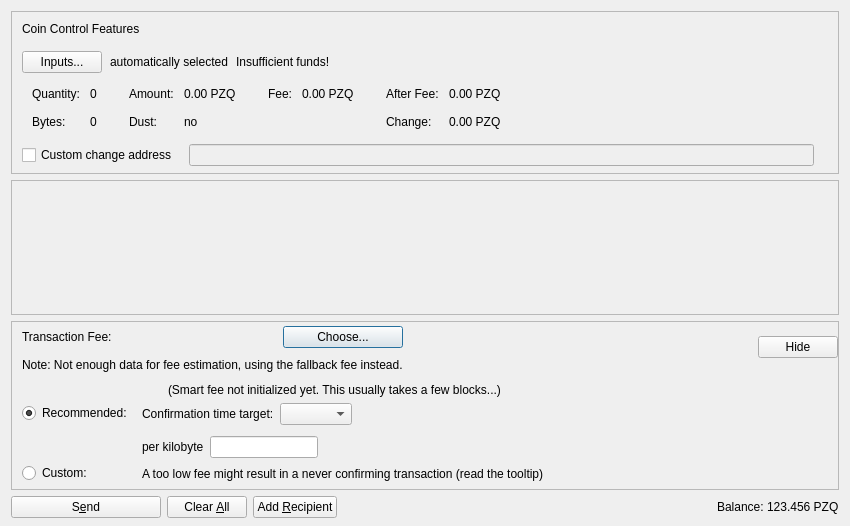
<?xml version="1.0" encoding="UTF-8"?>
<ui version="4.0">
 <class>SendCoinsDialog</class>
 <widget class="QDialog" name="SendCoinsDialog">
  <property name="geometry">
   <rect>
    <x>0</x>
    <y>0</y>
    <width>850</width>
    <height>526</height>
   </rect>
  </property>
  <property name="windowTitle">
   <string>Send Coins</string>
  </property>
  <layout class="QVBoxLayout" name="verticalLayout" stretch="0,1,0,0">
   <property name="bottomMargin">
    <number>8</number>
   </property>
   <item>
    <widget class="QFrame" name="frameCoinControl">
     <property name="sizePolicy">
      <sizepolicy hsizetype="Expanding" vsizetype="Expanding">
       <horstretch>0</horstretch>
       <verstretch>0</verstretch>
      </sizepolicy>
     </property>
     <property name="maximumSize">
      <size>
       <width>16777215</width>
       <height>16777215</height>
      </size>
     </property>
     <property name="frameShape">
      <enum>QFrame::StyledPanel</enum>
     </property>
     <property name="frameShadow">
      <enum>QFrame::Sunken</enum>
     </property>
     <layout class="QVBoxLayout" name="verticalLayoutCoinControl2">
      <property name="spacing">
       <number>0</number>
      </property>
      <property name="leftMargin">
       <number>0</number>
      </property>
      <property name="topMargin">
       <number>0</number>
      </property>
      <property name="rightMargin">
       <number>0</number>
      </property>
      <property name="bottomMargin">
       <number>6</number>
      </property>
      <item>
       <layout class="QVBoxLayout" name="verticalLayoutCoinControl" stretch="0,0,0,0,1">
        <property name="spacing">
         <number>0</number>
        </property>
        <property name="leftMargin">
         <number>10</number>
        </property>
        <property name="topMargin">
         <number>10</number>
        </property>
        <item>
         <layout class="QHBoxLayout" name="horizontalLayoutCoinControl1">
          <property name="bottomMargin">
           <number>15</number>
          </property>
          <item>
           <widget class="QLabel" name="labelCoinControlFeatures">
            <property name="sizePolicy">
             <sizepolicy hsizetype="Preferred" vsizetype="Maximum">
              <horstretch>0</horstretch>
              <verstretch>0</verstretch>
             </sizepolicy>
            </property>
            <property name="text">
             <string>Coin Control Features</string>
            </property>
           </widget>
          </item>
         </layout>
        </item>
        <item>
         <layout class="QHBoxLayout" name="horizontalLayoutCoinControl2" stretch="0,0,0,0">
          <property name="spacing">
           <number>8</number>
          </property>
          <property name="bottomMargin">
           <number>10</number>
          </property>
          <item>
           <widget class="QPushButton" name="pushButtonCoinControl">
            <property name="styleSheet">
             <string notr="true"/>
            </property>
            <property name="text">
             <string>Inputs...</string>
            </property>
            <property name="autoDefault">
             <bool>false</bool>
            </property>
           </widget>
          </item>
          <item>
           <widget class="QLabel" name="labelCoinControlAutomaticallySelected">
            <property name="text">
             <string>automatically selected</string>
            </property>
            <property name="margin">
             <number>5</number>
            </property>
           </widget>
          </item>
          <item>
           <widget class="QLabel" name="labelCoinControlInsuffFunds">
            <property name="text">
             <string>Insufficient funds!</string>
            </property>
            <property name="margin">
             <number>5</number>
            </property>
           </widget>
          </item>
          <item>
           <spacer name="horizontalSpacerCoinControl">
            <property name="orientation">
             <enum>Qt::Horizontal</enum>
            </property>
            <property name="sizeHint" stdset="0">
             <size>
              <width>40</width>
              <height>1</height>
             </size>
            </property>
           </spacer>
          </item>
         </layout>
        </item>
        <item>
         <widget class="QWidget" name="widgetCoinControl" native="true">
          <property name="sizePolicy">
           <sizepolicy hsizetype="Preferred" vsizetype="Preferred">
            <horstretch>0</horstretch>
            <verstretch>0</verstretch>
           </sizepolicy>
          </property>
          <property name="minimumSize">
           <size>
            <width>0</width>
            <height>0</height>
           </size>
          </property>
          <property name="styleSheet">
           <string notr="true"/>
          </property>
          <layout class="QHBoxLayout" name="horizontalLayoutCoinControl5">
           <property name="leftMargin">
            <number>0</number>
           </property>
           <property name="topMargin">
            <number>0</number>
           </property>
           <property name="rightMargin">
            <number>0</number>
           </property>
           <property name="bottomMargin">
            <number>0</number>
           </property>
           <item>
            <layout class="QHBoxLayout" name="horizontalLayoutCoinControl3" stretch="0,0,0,1">
             <property name="spacing">
              <number>20</number>
             </property>
             <property name="topMargin">
              <number>0</number>
             </property>
             <property name="bottomMargin">
              <number>10</number>
             </property>
             <item>
              <layout class="QFormLayout" name="formLayoutCoinControl1">
               <property name="horizontalSpacing">
                <number>10</number>
               </property>
               <property name="verticalSpacing">
                <number>14</number>
               </property>
               <property name="leftMargin">
                <number>10</number>
               </property>
               <property name="topMargin">
                <number>4</number>
               </property>
               <property name="rightMargin">
                <number>6</number>
               </property>
               <item row="0" column="0">
                <widget class="QLabel" name="labelCoinControlQuantityText">
                 <property name="text">
                  <string>Quantity:</string>
                 </property>
                 <property name="margin">
                  <number>0</number>
                 </property>
                </widget>
               </item>
               <item row="0" column="1">
                <widget class="QLabel" name="labelCoinControlQuantity">
                 <property name="cursor">
                  <cursorShape>IBeamCursor</cursorShape>
                 </property>
                 <property name="contextMenuPolicy">
                  <enum>Qt::ActionsContextMenu</enum>
                 </property>
                 <property name="text">
                  <string notr="true">0</string>
                 </property>
                 <property name="margin">
                  <number>0</number>
                 </property>
                 <property name="textInteractionFlags">
                  <set>Qt::LinksAccessibleByMouse|Qt::TextSelectableByKeyboard|Qt::TextSelectableByMouse</set>
                 </property>
                </widget>
               </item>
               <item row="1" column="0">
                <widget class="QLabel" name="labelCoinControlBytesText">
                 <property name="text">
                  <string>Bytes:</string>
                 </property>
                </widget>
               </item>
               <item row="1" column="1">
                <widget class="QLabel" name="labelCoinControlBytes">
                 <property name="cursor">
                  <cursorShape>IBeamCursor</cursorShape>
                 </property>
                 <property name="contextMenuPolicy">
                  <enum>Qt::ActionsContextMenu</enum>
                 </property>
                 <property name="text">
                  <string notr="true">0</string>
                 </property>
                 <property name="textInteractionFlags">
                  <set>Qt::LinksAccessibleByMouse|Qt::TextSelectableByKeyboard|Qt::TextSelectableByMouse</set>
                 </property>
                </widget>
               </item>
              </layout>
             </item>
             <item>
              <layout class="QFormLayout" name="formLayoutCoinControl2">
               <property name="horizontalSpacing">
                <number>10</number>
               </property>
               <property name="verticalSpacing">
                <number>14</number>
               </property>
               <property name="leftMargin">
                <number>6</number>
               </property>
               <property name="topMargin">
                <number>4</number>
               </property>
               <property name="rightMargin">
                <number>6</number>
               </property>
               <item row="0" column="0">
                <widget class="QLabel" name="labelCoinControlAmountText">
                 <property name="text">
                  <string>Amount:</string>
                 </property>
                 <property name="margin">
                  <number>0</number>
                 </property>
                </widget>
               </item>
               <item row="0" column="1">
                <widget class="QLabel" name="labelCoinControlAmount">
                 <property name="cursor">
                  <cursorShape>IBeamCursor</cursorShape>
                 </property>
                 <property name="contextMenuPolicy">
                  <enum>Qt::ActionsContextMenu</enum>
                 </property>
                 <property name="text">
                  <string notr="true">0.00 PZQ</string>
                 </property>
                 <property name="textInteractionFlags">
                  <set>Qt::LinksAccessibleByMouse|Qt::TextSelectableByKeyboard|Qt::TextSelectableByMouse</set>
                 </property>
                </widget>
               </item>
               <item row="1" column="0">
                <widget class="QLabel" name="labelCoinControlLowOutputText">
                 <property name="text">
                  <string>Dust:</string>
                 </property>
                </widget>
               </item>
               <item row="1" column="1">
                <widget class="QLabel" name="labelCoinControlLowOutput">
                 <property name="cursor">
                  <cursorShape>IBeamCursor</cursorShape>
                 </property>
                 <property name="contextMenuPolicy">
                  <enum>Qt::ActionsContextMenu</enum>
                 </property>
                 <property name="text">
                  <string notr="true">no</string>
                 </property>
                 <property name="textInteractionFlags">
                  <set>Qt::LinksAccessibleByMouse|Qt::TextSelectableByKeyboard|Qt::TextSelectableByMouse</set>
                 </property>
                </widget>
               </item>
              </layout>
             </item>
             <item>
              <layout class="QFormLayout" name="formLayoutCoinControl3">
               <property name="horizontalSpacing">
                <number>10</number>
               </property>
               <property name="verticalSpacing">
                <number>14</number>
               </property>
               <property name="leftMargin">
                <number>6</number>
               </property>
               <property name="topMargin">
                <number>4</number>
               </property>
               <property name="rightMargin">
                <number>6</number>
               </property>
               <item row="0" column="0">
                <widget class="QLabel" name="labelCoinControlFeeText">
                 <property name="text">
                  <string>Fee:</string>
                 </property>
                 <property name="margin">
                  <number>0</number>
                 </property>
                </widget>
               </item>
               <item row="0" column="1">
                <widget class="QLabel" name="labelCoinControlFee">
                 <property name="cursor">
                  <cursorShape>IBeamCursor</cursorShape>
                 </property>
                 <property name="contextMenuPolicy">
                  <enum>Qt::ActionsContextMenu</enum>
                 </property>
                 <property name="text">
                  <string notr="true">0.00 PZQ</string>
                 </property>
                 <property name="textInteractionFlags">
                  <set>Qt::LinksAccessibleByMouse|Qt::TextSelectableByKeyboard|Qt::TextSelectableByMouse</set>
                 </property>
                </widget>
               </item>
              </layout>
             </item>
             <item>
              <layout class="QFormLayout" name="formLayoutCoinControl4">
               <property name="horizontalSpacing">
                <number>10</number>
               </property>
               <property name="verticalSpacing">
                <number>14</number>
               </property>
               <property name="leftMargin">
                <number>6</number>
               </property>
               <property name="topMargin">
                <number>4</number>
               </property>
               <property name="rightMargin">
                <number>6</number>
               </property>
               <item row="0" column="0">
                <widget class="QLabel" name="labelCoinControlAfterFeeText">
                 <property name="text">
                  <string>After Fee:</string>
                 </property>
                 <property name="margin">
                  <number>0</number>
                 </property>
                </widget>
               </item>
               <item row="0" column="1">
                <widget class="QLabel" name="labelCoinControlAfterFee">
                 <property name="cursor">
                  <cursorShape>IBeamCursor</cursorShape>
                 </property>
                 <property name="contextMenuPolicy">
                  <enum>Qt::ActionsContextMenu</enum>
                 </property>
                 <property name="text">
                  <string notr="true">0.00 PZQ</string>
                 </property>
                 <property name="textInteractionFlags">
                  <set>Qt::LinksAccessibleByMouse|Qt::TextSelectableByKeyboard|Qt::TextSelectableByMouse</set>
                 </property>
                </widget>
               </item>
               <item row="1" column="0">
                <widget class="QLabel" name="labelCoinControlChangeText">
                 <property name="text">
                  <string>Change:</string>
                 </property>
                </widget>
               </item>
               <item row="1" column="1">
                <widget class="QLabel" name="labelCoinControlChange">
                 <property name="cursor">
                  <cursorShape>IBeamCursor</cursorShape>
                 </property>
                 <property name="contextMenuPolicy">
                  <enum>Qt::ActionsContextMenu</enum>
                 </property>
                 <property name="text">
                  <string notr="true">0.00 PZQ</string>
                 </property>
                 <property name="textInteractionFlags">
                  <set>Qt::LinksAccessibleByMouse|Qt::TextSelectableByKeyboard|Qt::TextSelectableByMouse</set>
                 </property>
                </widget>
               </item>
              </layout>
             </item>
            </layout>
           </item>
          </layout>
         </widget>
        </item>
        <item>
         <layout class="QHBoxLayout" name="horizontalLayoutCoinControl4" stretch="0,0,0">
          <property name="spacing">
           <number>12</number>
          </property>
          <property name="sizeConstraint">
           <enum>QLayout::SetDefaultConstraint</enum>
          </property>
          <property name="topMargin">
           <number>5</number>
          </property>
          <property name="rightMargin">
           <number>5</number>
          </property>
          <item>
           <widget class="QCheckBox" name="checkBoxCoinControlChange">
            <property name="toolTip">
             <string>If this is activated, but the change address is empty or invalid, change will be sent to a newly generated address.</string>
            </property>
            <property name="text">
             <string>Custom change address</string>
            </property>
           </widget>
          </item>
          <item>
           <widget class="QValidatedLineEdit" name="lineEditCoinControlChange">
            <property name="enabled">
             <bool>false</bool>
            </property>
            <property name="sizePolicy">
             <sizepolicy hsizetype="Expanding" vsizetype="Fixed">
              <horstretch>0</horstretch>
              <verstretch>0</verstretch>
             </sizepolicy>
            </property>
           </widget>
          </item>
          <item>
           <widget class="QLabel" name="labelCoinControlChangeLabel">
            <property name="sizePolicy">
             <sizepolicy hsizetype="Preferred" vsizetype="Expanding">
              <horstretch>0</horstretch>
              <verstretch>0</verstretch>
             </sizepolicy>
            </property>
            <property name="minimumSize">
             <size>
              <width>0</width>
              <height>0</height>
             </size>
            </property>
            <property name="text">
             <string/>
            </property>
            <property name="margin">
             <number>3</number>
            </property>
           </widget>
          </item>
         </layout>
        </item>
        <item>
         <spacer name="verticalSpacerCoinControl">
          <property name="orientation">
           <enum>Qt::Vertical</enum>
          </property>
          <property name="sizeHint" stdset="0">
           <size>
            <width>800</width>
            <height>1</height>
           </size>
          </property>
         </spacer>
        </item>
       </layout>
      </item>
     </layout>
    </widget>
   </item>
   <item>
    <widget class="QScrollArea" name="scrollArea">
     <property name="widgetResizable">
      <bool>true</bool>
     </property>
     <widget class="QWidget" name="scrollAreaWidgetContents">
      <property name="geometry">
       <rect>
        <x>0</x>
        <y>0</y>
        <width>830</width>
        <height>104</height>
       </rect>
      </property>
      <layout class="QVBoxLayout" name="verticalLayout_2" stretch="0,1">
       <property name="leftMargin">
        <number>0</number>
       </property>
       <property name="topMargin">
        <number>0</number>
       </property>
       <property name="rightMargin">
        <number>0</number>
       </property>
       <property name="bottomMargin">
        <number>0</number>
       </property>
       <item>
        <layout class="QVBoxLayout" name="entries">
         <property name="spacing">
          <number>6</number>
         </property>
        </layout>
       </item>
       <item>
        <spacer name="verticalSpacer">
         <property name="orientation">
          <enum>Qt::Vertical</enum>
         </property>
         <property name="sizeHint" stdset="0">
          <size>
           <width>20</width>
           <height>40</height>
          </size>
         </property>
        </spacer>
       </item>
      </layout>
     </widget>
    </widget>
   </item>
   <item>
    <widget class="QFrame" name="frameFee">
     <property name="sizePolicy">
      <sizepolicy hsizetype="Expanding" vsizetype="Expanding">
       <horstretch>0</horstretch>
       <verstretch>0</verstretch>
      </sizepolicy>
     </property>
     <property name="maximumSize">
      <size>
       <width>16777215</width>
       <height>16777215</height>
      </size>
     </property>
     <property name="frameShape">
      <enum>QFrame::StyledPanel</enum>
     </property>
     <property name="frameShadow">
      <enum>QFrame::Sunken</enum>
     </property>
     <layout class="QVBoxLayout" name="verticalLayoutFee1">
      <property name="spacing">
       <number>0</number>
      </property>
      <property name="leftMargin">
       <number>0</number>
      </property>
      <property name="topMargin">
       <number>0</number>
      </property>
      <property name="rightMargin">
       <number>0</number>
      </property>
      <property name="bottomMargin">
       <number>0</number>
      </property>
      <item>
       <layout class="QVBoxLayout" name="verticalLayoutFee2" stretch="0,0,0">
        <property name="spacing">
         <number>0</number>
        </property>
        <property name="leftMargin">
         <number>10</number>
        </property>
        <property name="topMargin">
         <number>0</number>
        </property>
        <item>
         <layout class="QHBoxLayout" name="horizontalLayoutFee1">
          <property name="bottomMargin">
           <number>0</number>
          </property>
          <item>
           <layout class="QVBoxLayout" name="verticalLayoutFee7">
            <property name="spacing">
             <number>0</number>
            </property>
            <item>
             <spacer name="verticalSpacerSmartFee">
              <property name="orientation">
               <enum>Qt::Vertical</enum>
              </property>
              <property name="sizeType">
               <enum>QSizePolicy::Fixed</enum>
              </property>
              <property name="sizeHint" stdset="0">
               <size>
                <width>1</width>
                <height>4</height>
               </size>
              </property>
             </spacer>
            </item>
            <item>
             <layout class="QHBoxLayout" name="horizontalLayoutSmartFee">
              <property name="spacing">
               <number>10</number>
              </property>
              <item>
               <widget class="QLabel" name="labelFeeHeadline">
                <property name="sizePolicy">
                 <sizepolicy hsizetype="Preferred" vsizetype="Maximum">
                  <horstretch>0</horstretch>
                  <verstretch>0</verstretch>
                 </sizepolicy>
                </property>
                <property name="text">
                 <string>Transaction Fee:</string>
                </property>
               </widget>
              </item>
              <item>
               <widget class="QLabel" name="labelFeeMinimized">
                <property name="text">
                 <string/>
                </property>
               </widget>
              </item>
              <item>
               <widget class="QPushButton" name="buttonChooseFee">
                <property name="text">
                 <string>Choose...</string>
                </property>
               </widget>
              </item>
             </layout>
            </item>
            <item>
             <spacer name="verticalSpacer_7">
              <property name="orientation">
               <enum>Qt::Vertical</enum>
              </property>
              <property name="sizeHint" stdset="0">
               <size>
                <width>1</width>
                <height>10</height>
               </size>
              </property>
             </spacer>
            </item>
            <item>
             <widget class="QLabel" name="fallbackFeeWarningLabel">
              <property name="toolTip">
               <string>Using the fallbackfee can result in sending a transaction that will take several hours or days (or never) to confirm. Consider choosing your fee manually or wait until you have validated the complete chain.</string>
              </property>
              <property name="text">
               <string>Note: Not enough data for fee estimation, using the fallback fee instead.</string>
              </property>
              <property name="wordWrap">
               <bool>false</bool>
              </property>
             </widget>
            </item>
            <item>
             <spacer name="verticalSpacer_5">
              <property name="orientation">
               <enum>Qt::Vertical</enum>
              </property>
              <property name="sizeHint" stdset="0">
               <size>
                <width>1</width>
                <height>1</height>
               </size>
              </property>
             </spacer>
            </item>
           </layout>
          </item>
          <item>
           <spacer name="horizontalSpacer_4">
            <property name="orientation">
             <enum>Qt::Horizontal</enum>
            </property>
            <property name="sizeHint" stdset="0">
             <size>
              <width>1</width>
              <height>1</height>
             </size>
            </property>
           </spacer>
          </item>
          <item>
           <widget class="QPushButton" name="buttonMinimizeFee">
            <property name="toolTip">
             <string>Hide transaction fee settings</string>
            </property>
            <property name="text">
             <string>Hide</string>
            </property>
           </widget>
          </item>
         </layout>
        </item>
        <item>
         <widget class="QFrame" name="frameFeeSelection">
          <layout class="QVBoxLayout" name="verticalLayoutFee12">
           <property name="spacing">
            <number>0</number>
           </property>
           <property name="leftMargin">
            <number>0</number>
           </property>
           <property name="topMargin">
            <number>0</number>
           </property>
           <property name="rightMargin">
            <number>0</number>
           </property>
           <property name="bottomMargin">
            <number>0</number>
           </property>
           <item>
            <layout class="QGridLayout" name="gridLayoutFee">
             <property name="topMargin">
              <number>10</number>
             </property>
             <property name="bottomMargin">
              <number>4</number>
             </property>
             <property name="horizontalSpacing">
              <number>10</number>
             </property>
             <property name="verticalSpacing">
              <number>4</number>
             </property>
             <item row="1" column="1">
              <layout class="QVBoxLayout" name="verticalLayoutFee8">
               <property name="spacing">
                <number>6</number>
               </property>
               <property name="topMargin">
                <number>3</number>
               </property>
               <item>
                <layout class="QHBoxLayout" name="horizontalLayoutFee13" stretch="0,0,1">
                 <item>
                  <widget class="QLabel" name="labelCustomPerKilobyte">
                   <property name="toolTip">
                    <string>If the custom fee is set to 1000 duffs and the transaction is only 250 bytes, then &quot;per kilobyte&quot; only pays 250 duffs in fee,&lt;br /&gt;while &quot;at least&quot; pays 1000 duffs. For transactions bigger than a kilobyte both pay by kilobyte.</string>
                   </property>
                   <property name="text">
                    <string>per kilobyte</string>
                   </property>
                  </widget>
                 </item>
                 <item>
                  <widget class="BitcoinAmountField" name="customFee"/>
                 </item>
                 <item>
                  <spacer name="horizontalSpacer_6">
                   <property name="orientation">
                    <enum>Qt::Horizontal</enum>
                   </property>
                   <property name="sizeHint" stdset="0">
                    <size>
                     <width>1</width>
                     <height>1</height>
                    </size>
                   </property>
                  </spacer>
                 </item>
                </layout>
               </item>
               <item>
                <layout class="QHBoxLayout" name="horizontalLayoutFee8">
                 <item>
                  <widget class="QLabel" name="labelCustomFeeWarning">
                   <property name="enabled">
                    <bool>true</bool>
                   </property>
                   <property name="toolTip">
                    <string>When there is less transaction volume than space in the blocks, miners as well as relaying nodes may enforce a minimum fee. Paying only this minimum fee is just fine, but be aware that this can result in a never confirming transaction once there is more demand for pozoqo transactions than the network can process.</string>
                   </property>
                   <property name="text">
                    <string>A too low fee might result in a never confirming transaction (read the tooltip)</string>
                   </property>
                  </widget>
                 </item>
                 <item>
                  <spacer name="horizontalSpacer_2">
                   <property name="orientation">
                    <enum>Qt::Horizontal</enum>
                   </property>
                   <property name="sizeHint" stdset="0">
                    <size>
                     <width>1</width>
                     <height>1</height>
                    </size>
                   </property>
                  </spacer>
                 </item>
                </layout>
               </item>
              </layout>
             </item>
             <item row="0" column="0">
              <layout class="QVBoxLayout" name="verticalLayoutFee4" stretch="0,1">
               <property name="topMargin">
                <number>20</number>
               </property>
               <property name="bottomMargin">
                <number>3</number>
               </property>
               <item>
                <widget class="QRadioButton" name="radioSmartFee">
                 <property name="text">
                  <string>Recommended:</string>
                 </property>
                 <property name="checked">
                  <bool>true</bool>
                 </property>
                 <attribute name="buttonGroup">
                  <string notr="true">groupFee</string>
                 </attribute>
                </widget>
               </item>
               <item>
                <spacer name="verticalSpacer_2">
                 <property name="orientation">
                  <enum>Qt::Vertical</enum>
                 </property>
                 <property name="sizeHint" stdset="0">
                  <size>
                   <width>1</width>
                   <height>1</height>
                  </size>
                 </property>
                </spacer>
               </item>
              </layout>
             </item>
             <item row="1" column="0">
              <layout class="QVBoxLayout" name="verticalLayoutFee9" stretch="0,1">
               <property name="topMargin">
                <number>30</number>
               </property>
               <item>
                <widget class="QRadioButton" name="radioCustomFee">
                 <property name="text">
                  <string>Custom:</string>
                 </property>
                 <attribute name="buttonGroup">
                  <string notr="true">groupFee</string>
                 </attribute>
                </widget>
               </item>
               <item>
                <spacer name="verticalSpacer_6">
                 <property name="orientation">
                  <enum>Qt::Vertical</enum>
                 </property>
                 <property name="sizeHint" stdset="0">
                  <size>
                   <width>1</width>
                   <height>1</height>
                  </size>
                 </property>
                </spacer>
               </item>
              </layout>
             </item>
             <item row="0" column="1">
              <layout class="QVBoxLayout" name="verticalLayoutFee3" stretch="0,0,1">
               <property name="spacing">
                <number>6</number>
               </property>
               <property name="topMargin">
                <number>0</number>
               </property>
               <property name="bottomMargin">
                <number>3</number>
               </property>
               <item>
                <layout class="QHBoxLayout" name="horizontalLayoutFee12">
                 <item>
                  <widget class="QLabel" name="labelSmartFee">
                   <property name="text">
                    <string/>
                   </property>
                  </widget>
                 </item>
                 <item>
                  <widget class="QLabel" name="labelFeeEstimation">
                   <property name="text">
                    <string/>
                   </property>
                  </widget>
                 </item>
                 <item>
                  <widget class="QLabel" name="labelSmartFee2">
                   <property name="text">
                    <string>(Smart fee not initialized yet. This usually takes a few blocks...)</string>
                   </property>
                  </widget>
                 </item>
                 <item>
                  <spacer name="horizontalSpacer_5">
                   <property name="orientation">
                    <enum>Qt::Horizontal</enum>
                   </property>
                   <property name="sizeHint" stdset="0">
                    <size>
                     <width>1</width>
                     <height>1</height>
                    </size>
                   </property>
                  </spacer>
                 </item>
                </layout>
               </item>
               <item>
                <layout class="QHBoxLayout" name="horizontalLayoutFee9">
                 <item>
                  <layout class="QVBoxLayout" name="verticalLayoutFee6">
                   <item>
                    <widget class="QLabel" name="labelSmartFee3">
                     <property name="text">
                      <string>Confirmation time target:</string>
                     </property>
                    </widget>
                   </item>
                  </layout>
                 </item>
                 <item>
                  <layout class="QVBoxLayout" name="verticalLayoutFee5">
                   <property name="rightMargin">
                    <number>30</number>
                   </property>
                   <item>
                    <layout class="QHBoxLayout" name="horizontalLayoutConfTarget">
                     <property name="bottomMargin">
                      <number>0</number>
                     </property>
                     <item>
                      <widget class="QComboBox" name="confTargetSelector"/>
                     </item>
                     <item>
                      <spacer name="horizontalSpacerConfTarget">
                       <property name="orientation">
                        <enum>Qt::Horizontal</enum>
                       </property>
                       <property name="sizeHint" stdset="0">
                        <size>
                         <width>40</width>
                         <height>20</height>
                        </size>
                       </property>
                      </spacer>
                     </item>
                    </layout>
                   </item>
                  </layout>
                 </item>
                </layout>
               </item>
               <item>
                <spacer name="verticalSpacer_4">
                 <property name="orientation">
                  <enum>Qt::Vertical</enum>
                 </property>
                 <property name="sizeHint" stdset="0">
                  <size>
                   <width>1</width>
                   <height>1</height>
                  </size>
                 </property>
                </spacer>
               </item>
              </layout>
             </item>
            </layout>
           </item>
          </layout>
         </widget>
        </item>
        <item>
         <spacer name="verticalSpacerFee">
          <property name="orientation">
           <enum>Qt::Vertical</enum>
          </property>
          <property name="sizeHint" stdset="0">
           <size>
            <width>800</width>
            <height>1</height>
           </size>
          </property>
         </spacer>
        </item>
       </layout>
      </item>
     </layout>
    </widget>
   </item>
   <item>
    <layout class="QHBoxLayout" name="horizontalLayout">
     <item>
      <widget class="QPushButton" name="sendButton">
       <property name="minimumSize">
        <size>
         <width>150</width>
         <height>0</height>
        </size>
       </property>
       <property name="toolTip">
        <string>Confirm the send action</string>
       </property>
       <property name="text">
        <string>S&amp;end</string>
       </property>
       <property name="autoDefault">
        <bool>false</bool>
       </property>
       <property name="default">
        <bool>false</bool>
       </property>
      </widget>
     </item>
     <item>
      <widget class="QPushButton" name="clearButton">
       <property name="sizePolicy">
        <sizepolicy hsizetype="Minimum" vsizetype="Fixed">
         <horstretch>0</horstretch>
         <verstretch>0</verstretch>
        </sizepolicy>
       </property>
       <property name="toolTip">
        <string>Clear all fields of the form.</string>
       </property>
       <property name="text">
        <string>Clear &amp;All</string>
       </property>
       <property name="autoDefault">
        <bool>false</bool>
       </property>
      </widget>
     </item>
     <item>
      <widget class="QPushButton" name="addButton">
       <property name="toolTip">
        <string>Send to multiple recipients at once</string>
       </property>
       <property name="text">
        <string>Add &amp;Recipient</string>
       </property>
       <property name="autoDefault">
        <bool>false</bool>
       </property>
      </widget>
     </item>
     <item>
      <spacer name="horizontalSpacer">
       <property name="orientation">
        <enum>Qt::Horizontal</enum>
       </property>
       <property name="sizeHint" stdset="0">
        <size>
         <width>40</width>
         <height>20</height>
        </size>
       </property>
      </spacer>
     </item>
     <item>
      <layout class="QHBoxLayout" name="horizontalLayout_2">
       <property name="spacing">
        <number>3</number>
       </property>
       <item>
        <widget class="QLabel" name="labelBalanceText">
         <property name="text">
          <string>Balance:</string>
         </property>
        </widget>
       </item>
       <item>
        <widget class="QLabel" name="labelBalance">
         <property name="sizePolicy">
          <sizepolicy hsizetype="Preferred" vsizetype="Preferred">
           <horstretch>0</horstretch>
           <verstretch>0</verstretch>
          </sizepolicy>
         </property>
         <property name="cursor">
          <cursorShape>IBeamCursor</cursorShape>
         </property>
         <property name="text">
          <string notr="true">123.456 PZQ</string>
         </property>
         <property name="textInteractionFlags">
          <set>Qt::LinksAccessibleByMouse|Qt::TextSelectableByKeyboard|Qt::TextSelectableByMouse</set>
         </property>
        </widget>
       </item>
      </layout>
     </item>
    </layout>
   </item>
  </layout>
 </widget>
 <customwidgets>
  <customwidget>
   <class>QValidatedLineEdit</class>
   <extends>QLineEdit</extends>
   <header>qt/qvalidatedlineedit.h</header>
  </customwidget>
  <customwidget>
   <class>BitcoinAmountField</class>
   <extends>QLineEdit</extends>
   <header>qt/bitcoinamountfield.h</header>
   <container>1</container>
  </customwidget>
 </customwidgets>
 <resources>
  <include location="../pozoqo.qrc"/>
 </resources>
 <connections/>
 <buttongroups>
  <buttongroup name="groupFee"/>
 </buttongroups>
</ui>
